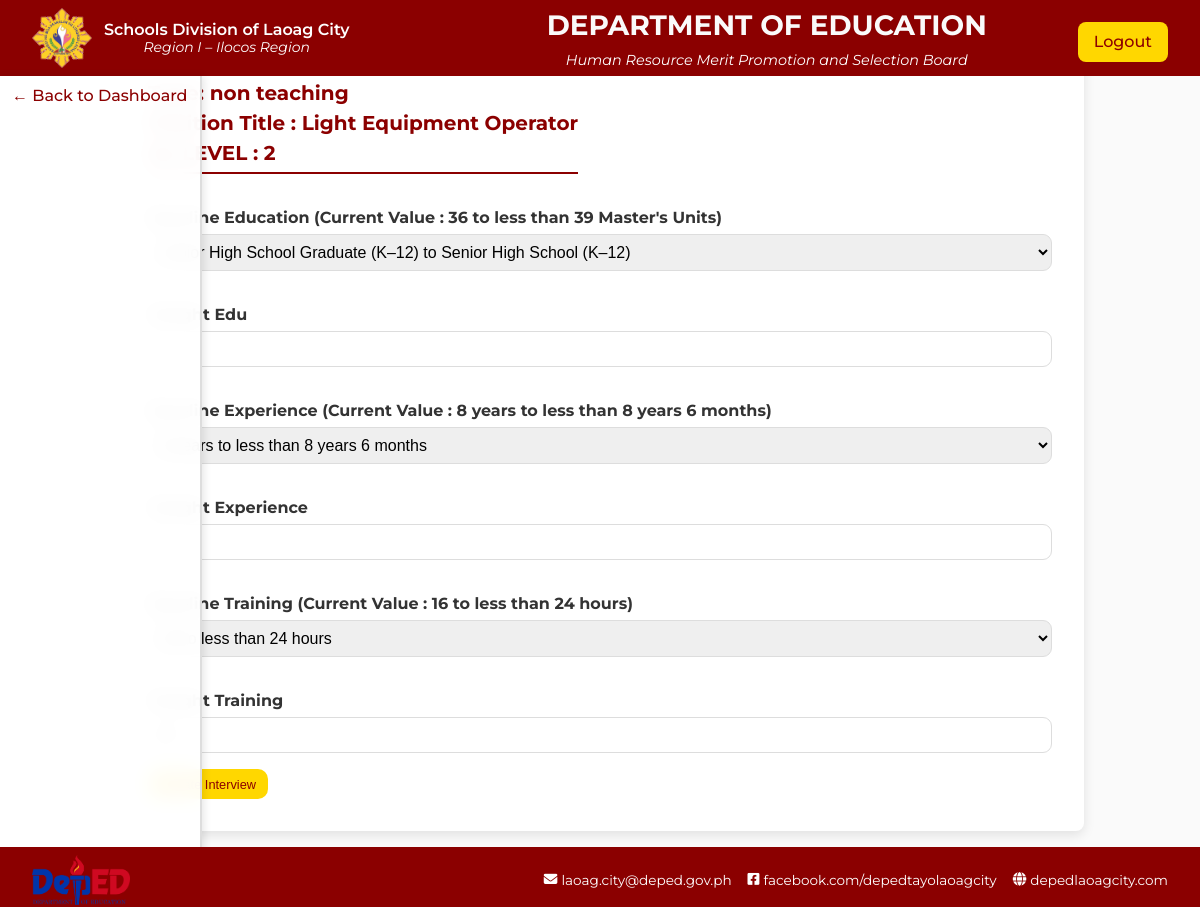
The page /admin/update_interview/E12A5A9D (signed in) on the database its author committed.
### app.py (models this page shows)
class Interview(db.Model):
    __tablename__ = "interviews"
    id              = db.Column(db.UnicodeText, primary_key=True)
    date            = db.Column(db.Date, nullable=False)
    base_edu        = db.Column(db.Integer, nullable=False)
    base_exp        = db.Column(db.Integer, nullable=False)
    base_trn        = db.Column(db.Integer, nullable=False)
    type            = db.Column(
                        db.Enum(
                          "non teaching",
                          "teacher 1",
                          "school administration",
                          "related teaching",
                          "higher teaching",
                          name="interview_type"
                        ),
                        nullable=False,
                        default="non teaching"
                      )
    position_title  = db.Column(db.UnicodeText)
    sg_level        = db.Column(db.UnicodeText)
    weight_struct   = db.Column(db.UnicodeText)
    app_struct   = db.Column(db.UnicodeText)
    eval_struct   = db.Column(db.UnicodeText)
    status          = db.Column(db.String(7))
    evaluator_tokens = db.relationship(
        "EvaluatorToken",
        back_populates="interview",
        cascade="all, delete-orphan",
        passive_deletes=True
    )
    applicants = db.relationship(
        "Applicant",
        back_populates="interview",
        cascade="all, delete-orphan",
        passive_deletes=True
    )
    evaluations = db.relationship(
        "Evaluation",
        back_populates="interview",
        cascade="all, delete-orphan",
        passive_deletes=True
    )

### app.py (the view, shortened to what this page needs)
@app.route("/admin/update_interview/<iid>", methods=["GET", "POST"])
@admin_required
def update_interview(iid):
    th = TableHandler()
    ed_labels = th.parse_table("table", "education")
    ex_labels = th.parse_table("table", "experience")
    tr_labels = th.parse_table("table", "training")
    interview = Interview.query.filter_by(
         id=iid,
    ).all()[0]
    if interview.status == "close":
        flash(f"The interview is already closed you can't do that", "error")
        return redirect(url_for("admin_dashboard"))
    weight_struct = json.loads(interview.weight_struct)
    return render_template("update_interview.html", iid=iid,
                           interview=interview,
                           weight_struct=weight_struct,
                           ed_labels=ed_labels,
                           ex_labels=ex_labels,
                           tr_labels=tr_labels)

### app.py (called while the page is built)
def admin_required(f):
    @wraps(f)
    def wrapper(*args, **kwargs):
        if not session.get("admin"):
            return redirect(url_for("admin_login"))
        return f(*args, **kwargs)
    return wrapper

### scripts/table_handler.py (called while the page is built)
    def parse_table(self, t_type: str = "table", s_type: str = "education") -> dict:
        path = f"{PATHS[t_type]}/{s_type}.json"
        try:
            with open(path, encoding="utf-8") as fp:
                return json.load(fp)
        except FileNotFoundError:
            return {}

### templates/update_interview.html (shortened to what this page needs)
<!doctype html>
<html lang="en">
<head>
    <link href="https://cdnjs.cloudflare.com/ajax/libs/font-awesome/6.4.0/css/all.min.css" rel="stylesheet" />
    <link rel="stylesheet" href="{{ url_for('static', filename='./css/admin_dashboard.css') }}" />
</head>
<body>
    <header class="site-banner" role="banner">
        <div class="banner-top">
            <div class="banner-left-group">
                <img src="{{ url_for('static', filename='images/deped_seal.png') }}" alt="DepEd Logo"
                    class="banner-logo" />
                <div class="banner-left-text">
                    <p class="sub-banner-dept">Schools Division of Laoag City</p>
                    <p class="sub-banner-region">Region I – Ilocos Region</p>
                </div>
            </div>
            <div class="banner-text">
                <h1>DEPARTMENT OF EDUCATION</h1>
                <p class="banner-subtitle">Human Resource Merit Promotion and Selection Board</p>
            </div>
            <a href="{{ url_for('admin_logout') }}" class="banner-logout">Logout</a>
        </div>
    </header>
          <div class="tab-nav">
      <a href="{{ url_for('admin_dashboard') }}" class="btn">← Back to Dashboard</a>
    </div>
    <main class="form-container" role="main">
        <div class="dashboard-box">
            <section class="card panel-create" aria-labelledby="create-heading" id="create_interview">
                <h2 id="create-heading">Update Interview ID : {{ interview.id }}
                    <br> Type: {{ interview.type }} <br>
                    Position Title : {{ interview.position_title }}<br>
                    SG LEVEL : {{ interview.sg_level }}
                </h2>
                <form method="post" action="{{ url_for('update_interview', iid=interview.id) }}">
                    <label for="baseline_education">Baseline Education (Current Value : {{ed_labels[interview.base_exp ~
                        '']}}) </label>
                    <select id="baseline_education" name="baseline_education" required>
                        {% for k, v in ed_labels.items() %}
                        {% if k == interview.base_edu ~ '' %}
                        <option value="{{ k }}" selected>{{ v }}</option>
                        {% else %}
                        <option value="{{ k }}">{{ v }}</option>
                        {% endif %}
                        {% endfor %}
                    </select>
                    <label for="weight_edu">Weight Edu</label>
                    <input type="number" id="weight_edu" name="weight_edu" min="0" step="5" value="{{ weight_struct.get('education', 0) }}"/>
                    <label for="baseline_experience">Baseline Experience (Current Value : {{ex_labels[interview.base_exp
                        ~ '']}}) </label>
                    <select id="baseline_experience" name="baseline_experience" required>
                        {% for k, v in ex_labels.items() %}
                        {% if k == interview.base_exp ~ '' %}
                        <option value="{{ k }}" selected>{{ v }}</option>
                        {% else %}
                        <option value="{{ k }}">{{ v }}</option>
                        {% endif %}
                        {% endfor %}
                    </select>
                    <label for="weight_exp">Weight Experience</label>
                    <input type="number" id="weight_exp" name="weight_exp" min="0" step="5"  value="{{ weight_struct.get('experience', 0) }}"/>
                    <label for="baseline_training">Baseline Training (Current Value : {{tr_labels[interview.base_trn ~
                        '']}})</label>
                    <select id="baseline_training" name="baseline_training" required>
                        {% for k, v in tr_labels.items() %}
                        {% if k == interview.base_trn ~ '' %}
                        <option value="{{ k }}" selected>{{ v }}</option>
                        {% else %}
                        <option value="{{ k }}">{{ v }}</option>
                        {% endif %}
                        {% endfor %}
                    </select>
                    <label for="weight_trn">Weight Training</label>
                    <input type="number" id="weight_trn" name="weight_trn" min="0" step="5" value="{{ weight_struct.get('training', 0) }}"/>
                    <div class="form-actions">
                        <button type="submit" class="btn-submit  confirm-update-interview">Update Interview</button>
                    </div>
                </form>
            </section>
    </main>
    <footer class="admin-footer" role="contentinfo">
        <div class="footer-content">
            <div class="footer-logos">
                <img src="{{ url_for('static', filename='images/deped_logo.png') }}" alt="DepEd Logo" />
            </div>
            <div class="footer-links">
                <a href="mailto:laoag.city@deped.gov.ph"><i class="fas fa-envelope"></i>laoag.city@deped.gov.ph</a>
                <a href="https://www.facebook.com/depedtayolaoagcity" target="_blank"><i
                        class="fab fa-facebook-square"></i>facebook.com/depedtayolaoagcity</a>
                <a href="https://www.depedlaoagcity.com" target="_blank"><i
                        class="fas fa-globe"></i>depedlaoagcity.com</a>
            </div>
        </div>
    </footer>
</body>
</html>

### rows shown on the page
Interview: type "non teaching", position_title "Light Equipment Operator", sg_level "2", base_exp "36 to less than 39 Master's Units", baseline_education "Junior High School Graduate (K–12) to Senior High School (K–12)", base_exp "8 years to less than 8 years 6 months", baseline_experience "8 years to less than 8 years 6 months", base_trn "16 to less than 24 hours", baseline_training "16 to less than 24 hours"
